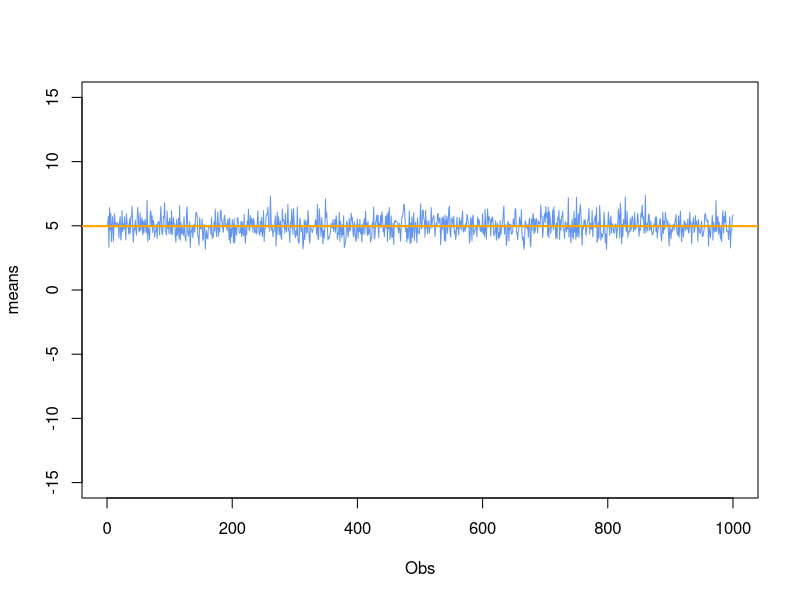
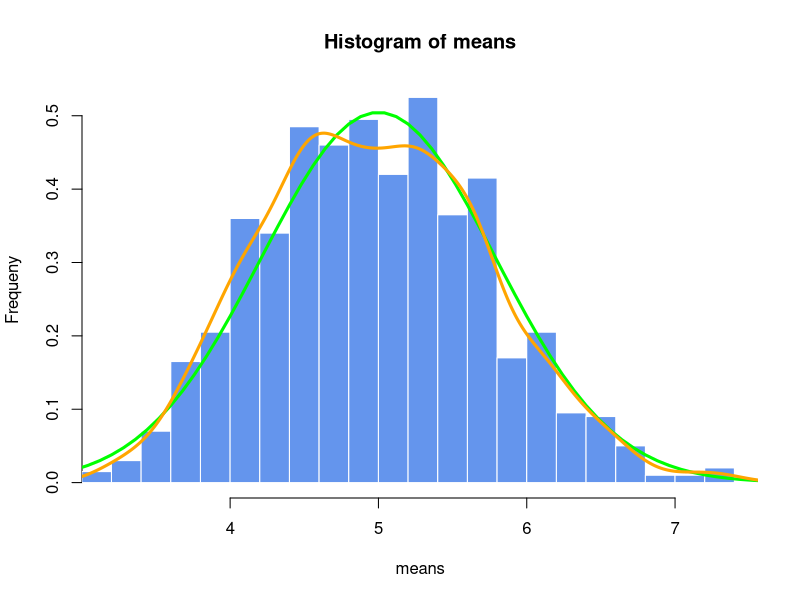

Reproduce these figures in R, in order.
## ---- chunk 1
set.seed(1234)
lambda=0.2
means <- replicate(1000, mean(rexp(40,lambda)))
## ---- chunk 2
mean_samp <- mean(means)
mean_theo <- 1/lambda  #lambda=0.2

## ---- chunk 3
sas<-function(){
      plot( means, y=NULL,type= "l", xlab= "Obs",ylab= "means",xlim=c(0, 1000), 
            ylim=c(-15,15),col="cornflowerblue")}
sas();abline(h=mean(means),lwd=2, col="orange")
## ---- chunk 4
#the standard deviation and varianceof the sample distribution 
sd_samp <- sd(means);var_samp <- var(means);var_samp

## ---- chunk 5
sd_theo <- (1/lambda)/sqrt(40);var_theo <- sd_theo^2 ; var_theo
## ---- chunk 6
hist(means, breaks=20,prob=TRUE,col="cornflowerblue",border="white",
     xlim=range(means),xlab="means",ylab="Frequeny")
curve(dnorm(x,mean_theo,sd_theo), 0, 8, col="green", add=T,lwd=3)
lines(density(means), col="orange",lwd=3) # bell curve

## ---- chunk 7
interval<-mean_samp + c(-1,1)*1.96*sd_samp/sqrt(1000)

## ---- chunk 8
  n <- 40;nosim <- 1000
  xbar <- replicate(nosim, mean(rexp(n,lambda)))
  ll <- xbar - qnorm(.975) * (1/lambda)/sqrt(n)
  ul <- xbar + qnorm(.975) * (1/lambda)/sqrt(n)
coverage<-cbind(ll,ul)
rate <- nrow(coverage[ll < mean_theo & ul > mean_theo,])/1000;rate<-rate*100
## ---- chunk 9
#sessionInfo()
